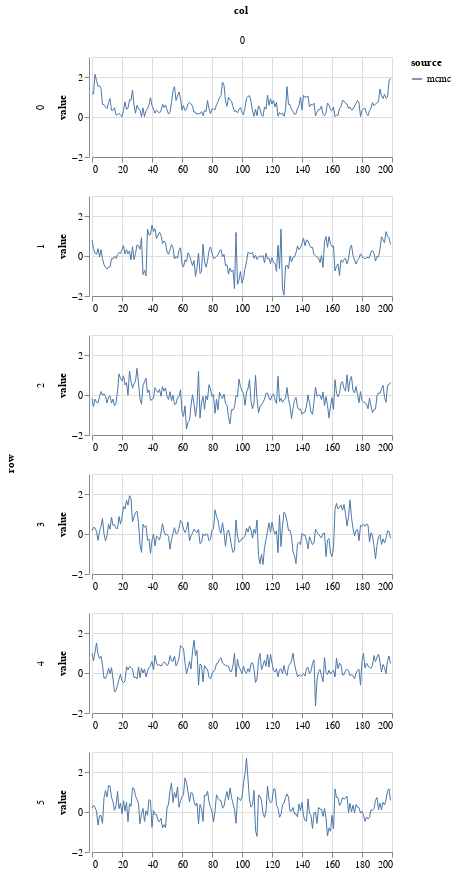

Notebook code for this chart:
### Markdown cell above
## Plot MCMC samples

### Code cell
param = 'beta'
df = get_post_df(ps[param]) 
df['source'] = 'mcmc'
plot_line(df, height=100)

### Figure 1 — Vega-Lite specification as saved in the notebook (floating-point values rounded to 4 significant figures; data arrays with more than 128 entries replaced by an {"elided": "..."} marker saying what was removed)
{"config": {"view": {"continuousWidth": 400, "continuousHeight": 300}}, "data": {"name": "data-5f7c79c109be410e39402af73aa6b237"}, "mark": {"type": "line", "strokeWidth": 1}, "encoding": {"color": {"type": "nominal", "field": "source"}, "column": {"type": "quantitative", "field": "col"}, "row": {"type": "quantitative", "field": "row"}, "x": {"type": "quantitative", "field": "idx", "title": null}, "y": {"type": "quantitative", "field": "value"}}, "height": 100, "resolve": {"scale": {"x": "independent"}}, "width": 300, "$schema": "https://vega.github.io/schema/vega-lite/v4.8.1.json", "datasets": {"data-5f7c79c109be410e39402af73aa6b237": {"elided": "1200 records"}}}
